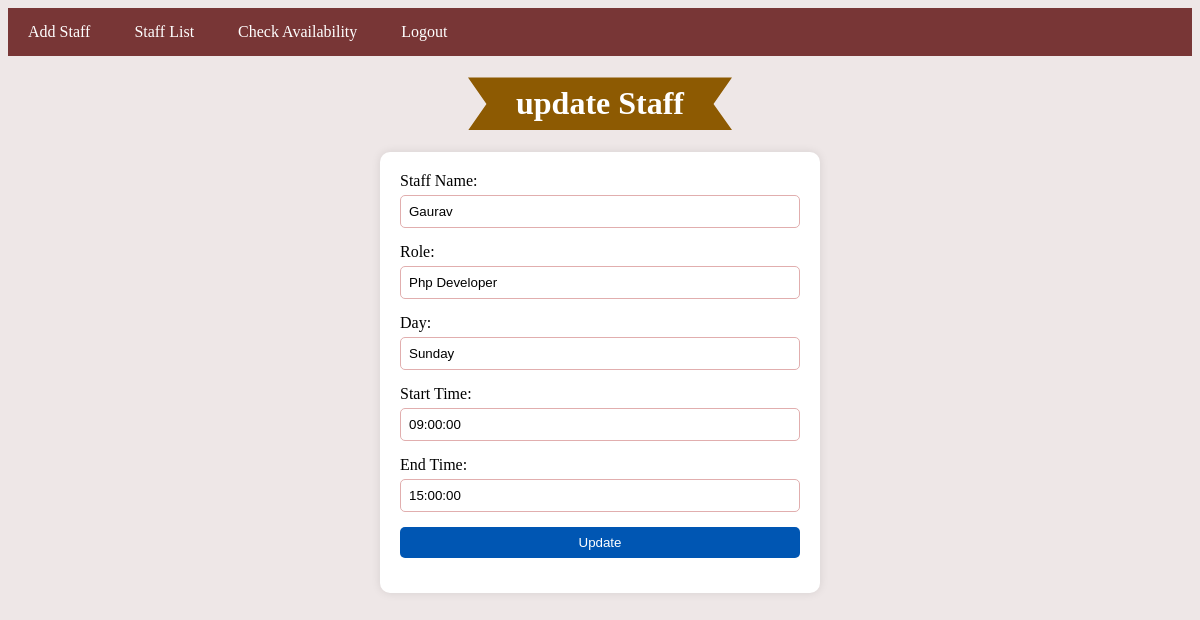
/update.php?id=28 (signed in), run on the app's committed database.
### tables this page shows
CREATE TABLE `staff_availability` (
  `id` int(11) NOT NULL,
  `name` varchar(255) NOT NULL,
  `role` varchar(255) NOT NULL,
  `day` varchar(255) NOT NULL,
  `start_time` time NOT NULL,
  `end_time` time NOT NULL
);

### update.php (the view, shortened to what this page needs)
<!DOCTYPE html>
<html lang="en">
<head>
    <link rel="stylesheet" href="style.css">
</head>
<body>
<nav>
    <a href="add.php">Add Staff</a>
    <a href="display.php">Staff List</a>
    <a href="check.php">Check Availability</a>
    <a href="home.php?logout=true">Logout</a>
</nav>
<h1><span>update Staff</span></h1>
<?php
include 'connection.php';
if(isset($_GET['id'])) {
    $id = $_GET['id'];
    $showquery = "SELECT * FROM staff_availability WHERE id=$id";
    $showdata = mysqli_query($con, $showquery);
    if($showdata && mysqli_num_rows($showdata) > 0) {
        $arrdata = mysqli_fetch_array($showdata);
    } else {
        echo "<script>alert('No data found for the given ID');</script>";
    }
}
?>
<form action="" method="POST">
    <label for="name">Staff Name:</label>
    <input type="text" name="name" value="<?php echo isset($arrdata['name']) ? $arrdata['name'] : ''; ?>" >
    <label for="role">Role:</label>
    <input type="text" name="role" value="<?php echo isset($arrdata['role']) ? $arrdata['role'] : ''; ?>">
    <label for="day">Day:</label>
    <input type="text" name="day" value="<?php echo isset($arrdata['day']) ? $arrdata['day'] : ''; ?>">
    <label for="start_time">Start Time:</label>
    <input type="text" name="start_time" value="<?php echo isset($arrdata['start_time']) ? $arrdata['start_time'] : ''; ?>">
    <label for="end_time">End Time:</label>
    <input type="text" name="end_time" value="<?php echo isset($arrdata['end_time']) ? $arrdata['end_time'] : ''; ?>">
    <input type="submit" name="submit" value="Update">
</form>
</body>
</html>

### style.css (style rules this page uses)
nav { background-color: #580505c7; padding: 15px 0; text-align: left; }
nav a { color: white; text-decoration: none; margin: 0 20px; transition: color 0.3s; }
h1 span { background: rgb(141, 90, 2); color: #fff; display: inline-block; padding: .5rem 3rem; clip-path: polygon(100% 0, 93% 50%, 100% 99%, 0% 100%, 7% 50%, 0% 0%); }
h1 { text-align: center; }
form { max-width: 400px; margin: 0 auto; border-radius: 10px; background-color: white; padding: 20px; box-shadow: 0px 0px 10px rgba(0, 0, 0, 0.1); color: black; }
form label { display: block; margin-bottom: 5px; }
form input[type="text"], form input[type="password"], form input[type="submit"], form button { width: 100%; padding: 8px; margin-bottom: 15px; box-sizing: border-box; border: 1px solid #e1aeae; border-radius: 5px; }
form input[type="submit"], form button { background-color: #0056b3; color: white; border: none; cursor: pointer; }
a { text-decoration: none; color: blue; }
body { background-color: rgba(201, 177, 177, 0.306); color: #ffffff; }

### data on the page
staff_availability: name "Gaurav", role "Php Developer", day "Sunday", start_time "09:00:00", end_time "15:00:00"
